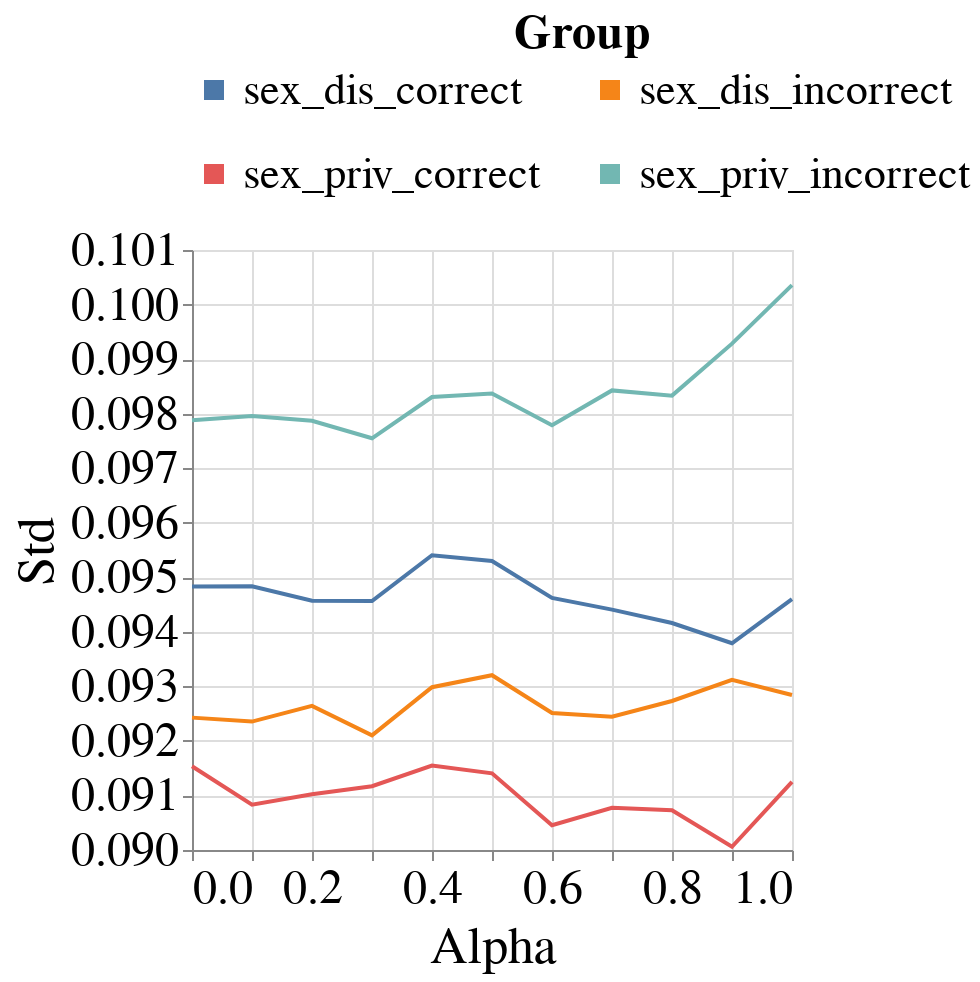

The notebook cell this image was saved under:
### Code cell
visualizer.create_line_bands_per_group_metric_plot(model_name=MODEL_NAMES[0],
                                                   group_metric='Std',
                                                   group='sex',
                                                   metric_type='subgroup')

### Figure 1 — Vega-Lite specification as saved in the notebook (floating-point values rounded to 4 significant figures; data arrays with more than 128 entries replaced by an {"elided": "..."} marker saying what was removed)
{"config": {"view": {"continuousWidth": 400, "continuousHeight": 300}, "axis": {"labelFontSize": 24, "labelFontWeight": "normal", "titleFontSize": 26, "titleFontWeight": "normal"}, "legend": {"columns": 2, "direction": "horizontal", "labelFontSize": 22, "labelLimit": 300, "orient": "top", "symbolStrokeWidth": 10, "titleAnchor": "middle", "titleFontSize": 24, "titleLimit": 300}, "title": {"fontSize": 22}}, "data": {"name": "data-0e20a63adfcee51905a58065c2c7161f"}, "mark": "line", "encoding": {"color": {"field": "Group", "type": "nominal"}, "x": {"field": "Intervention_Param", "title": "Alpha", "type": "quantitative"}, "y": {"aggregate": "mean", "field": "Metric_Value", "scale": {"zero": false}, "title": "Std", "type": "quantitative"}}, "height": 300, "width": 300, "$schema": "https://vega.github.io/schema/vega-lite/v4.17.0.json", "datasets": {"data-0e20a63adfcee51905a58065c2c7161f": {"elided": "308 records"}}}
